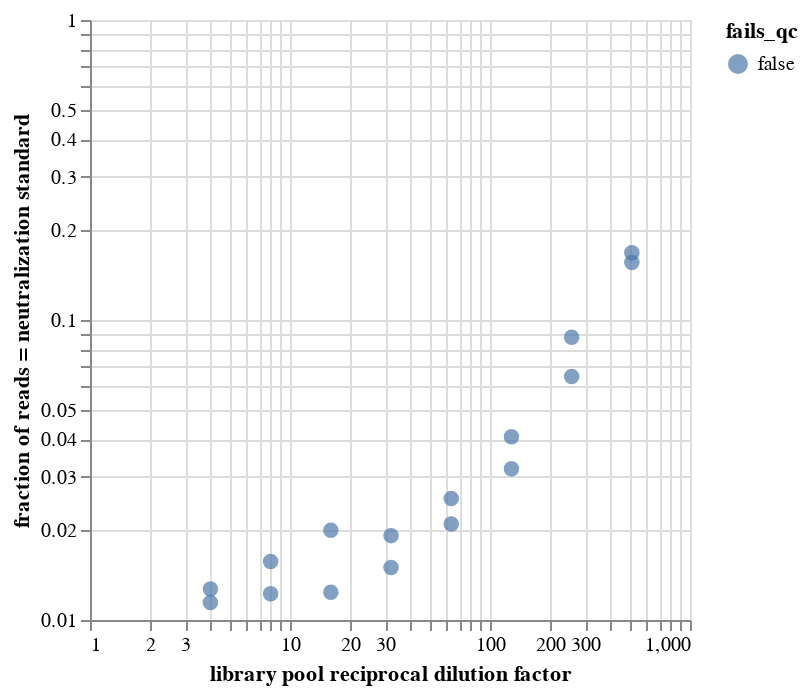

Here is the notebook cell this chart was saved with:
### Code cell
# Scatterplot of the same data as above, plotted by dilution factor
alt.Chart(neut_standard_fracs).mark_circle(size=60).encode(
    alt.X('dilution_factor:Q', 
          scale=alt.Scale(type='log'),
          title='library pool reciprocal dilution factor'),
    alt.Y('neut_standard_frac:Q', 
          scale=alt.Scale(type='log'),
          title='fraction of reads = neutralization standard'),
    color='fails_qc',
    tooltip=['well', 'dilution_factor', 'neut_standard_frac', 'total_count']
).interactive()

### Figure 1 — Vega-Lite specification as saved in the notebook (floating-point values rounded to 4 significant figures)
{"config": {"view": {"continuousWidth": 300, "continuousHeight": 300}}, "data": {"name": "data-419d523c9bc64bf04075889317907281"}, "mark": {"type": "circle", "size": 60}, "encoding": {"color": {"field": "fails_qc", "type": "nominal"}, "tooltip": [{"field": "well", "type": "nominal"}, {"field": "dilution_factor", "type": "quantitative"}, {"field": "neut_standard_frac", "type": "quantitative"}, {"field": "total_count", "type": "quantitative"}], "x": {"field": "dilution_factor", "scale": {"type": "log"}, "title": "library pool reciprocal dilution factor", "type": "quantitative"}, "y": {"field": "neut_standard_frac", "scale": {"type": "log"}, "title": "fraction of reads = neutralization standard", "type": "quantitative"}}, "params": [{"name": "param_1", "select": {"type": "interval", "encodings": ["x", "y"]}, "bind": "scales"}], "$schema": "https://vega.github.io/schema/vega-lite/v5.16.3.json", "datasets": {"data-419d523c9bc64bf04075889317907281": [{"well": "A1", "sample_well": "A1-none-4-1 (A1)", "dilution_factor": 4, "total_count": 5074492, "neut_standard_count": 58043, "neut_standard_frac": 0.01144, "fails_qc": false}, {"well": "A2", "sample_well": "A2-none-8-1 (A2)", "dilution_factor": 8, "total_count": 8309144, "neut_standard_count": 130260, "neut_standard_frac": 0.01568, "fails_qc": false}, {"well": "A3", "sample_well": "A3-none-16-1 (A3)", "dilution_factor": 16, "total_count": 4418388, "neut_standard_count": 87988, "neut_standard_frac": 0.01991, "fails_qc": false}, {"well": "A4", "sample_well": "A4-none-32-1 (A4)", "dilution_factor": 32, "total_count": 3735733, "neut_standard_count": 71381, "neut_standard_frac": 0.01911, "fails_qc": false}, {"well": "A5", "sample_well": "A5-none-64-1 (A5)", "dilution_factor": 64, "total_count": 7168231, "neut_standard_count": 182183, "neut_standard_frac": 0.02542, "fails_qc": false}, {"well": "A6", "sample_well": "A6-none-128-1 (A6)", "dilution_factor": 128, "total_count": 3604418, "neut_standard_count": 147023, "neut_standard_frac": 0.04079, "fails_qc": false}, {"well": "A7", "sample_well": "A7-none-256-1 (A7)", "dilution_factor": 256, "total_count": 3650240, "neut_standard_count": 319654, "neut_standard_frac": 0.08757, "fails_qc": false}, {"well": "A8", "sample_well": "A8-none-512-1 (A8)", "dilution_factor": 512, "total_count": 3884403, "neut_standard_count": 650476, "neut_standard_frac": 0.1675, "fails_qc": false}, {"well": "B1", "sample_well": "B1-none-4-2 (B1)", "dilution_factor": 4, "total_count": 5029996, "neut_standard_count": 63769, "neut_standard_frac": 0.01268, "fails_qc": false}, {"well": "B2", "sample_well": "B2-none-8-2 (B2)", "dilution_factor": 8, "total_count": 9373690, "neut_standard_count": 114571, "neut_standard_frac": 0.01222, "fails_qc": false}, {"well": "B3", "sample_well": "B3-none-16-2 (B3)", "dilution_factor": 16, "total_count": 3609243, "neut_standard_count": 44684, "neut_standard_frac": 0.01238, "fails_qc": false}, {"well": "B4", "sample_well": "B4-none-32-2 (B4)", "dilution_factor": 32, "total_count": 4025727, "neut_standard_count": 60196, "neut_standard_frac": 0.01495, "fails_qc": false}, {"well": "B5", "sample_well": "B5-none-64-2 (B5)", "dilution_factor": 64, "total_count": 3632046, "neut_standard_count": 75866, "neut_standard_frac": 0.02089, "fails_qc": false}, {"well": "B6", "sample_well": "B6-none-128-2 (B6)", "dilution_factor": 128, "total_count": 6319550, "neut_standard_count": 201831, "neut_standard_frac": 0.03194, "fails_qc": false}, {"well": "B7", "sample_well": "B7-none-256-2 (B7)", "dilution_factor": 256, "total_count": 2998964, "neut_standard_count": 194302, "neut_standard_frac": 0.06479, "fails_qc": false}, {"well": "B8", "sample_well": "B8-none-512-2 (B8)", "dilution_factor": 512, "total_count": 3502194, "neut_standard_count": 544085, "neut_standard_frac": 0.1554, "fails_qc": false}]}}
